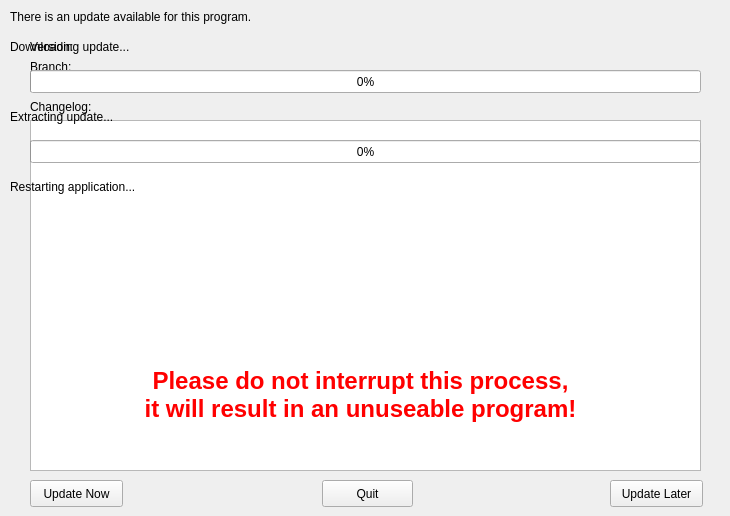
<?xml version="1.0" encoding="UTF-8"?>
<ui version="4.0">
 <class>update_notif</class>
 <widget class="QMainWindow" name="update_notif">
  <property name="geometry">
   <rect>
    <x>0</x>
    <y>0</y>
    <width>730</width>
    <height>516</height>
   </rect>
  </property>
  <property name="minimumSize">
   <size>
    <width>730</width>
    <height>516</height>
   </size>
  </property>
  <property name="maximumSize">
   <size>
    <width>730</width>
    <height>516</height>
   </size>
  </property>
  <property name="windowTitle">
   <string>Auto-Updater</string>
  </property>
  <widget class="QWidget" name="centralwidget">
   <widget class="QLabel" name="lbl_updnot">
    <property name="geometry">
     <rect>
      <x>10</x>
      <y>10</y>
      <width>401</width>
      <height>17</height>
     </rect>
    </property>
    <property name="text">
     <string>There is an update available for this program.</string>
    </property>
    <property name="alignment">
     <set>Qt::AlignLeading|Qt::AlignLeft|Qt::AlignTop</set>
    </property>
   </widget>
   <widget class="QLabel" name="lbl_vers">
    <property name="geometry">
     <rect>
      <x>30</x>
      <y>40</y>
      <width>61</width>
      <height>17</height>
     </rect>
    </property>
    <property name="text">
     <string>Version:</string>
    </property>
    <property name="alignment">
     <set>Qt::AlignLeading|Qt::AlignLeft|Qt::AlignTop</set>
    </property>
   </widget>
   <widget class="QLabel" name="lbl_branch">
    <property name="geometry">
     <rect>
      <x>30</x>
      <y>60</y>
      <width>62</width>
      <height>17</height>
     </rect>
    </property>
    <property name="text">
     <string>Branch:</string>
    </property>
    <property name="alignment">
     <set>Qt::AlignLeading|Qt::AlignLeft|Qt::AlignTop</set>
    </property>
   </widget>
   <widget class="QLabel" name="lbl_date">
    <property name="geometry">
     <rect>
      <x>30</x>
      <y>80</y>
      <width>62</width>
      <height>17</height>
     </rect>
    </property>
    <property name="text">
     <string>Date:</string>
    </property>
    <property name="alignment">
     <set>Qt::AlignLeading|Qt::AlignLeft|Qt::AlignTop</set>
    </property>
   </widget>
   <widget class="QLabel" name="lbl_change">
    <property name="geometry">
     <rect>
      <x>30</x>
      <y>100</y>
      <width>81</width>
      <height>17</height>
     </rect>
    </property>
    <property name="text">
     <string>Changelog:</string>
    </property>
    <property name="alignment">
     <set>Qt::AlignLeading|Qt::AlignLeft|Qt::AlignTop</set>
    </property>
   </widget>
   <widget class="QLabel" name="lbl_edt_vers">
    <property name="geometry">
     <rect>
      <x>430</x>
      <y>40</y>
      <width>271</width>
      <height>20</height>
     </rect>
    </property>
    <property name="text">
     <string/>
    </property>
    <property name="alignment">
     <set>Qt::AlignRight|Qt::AlignTop|Qt::AlignTrailing</set>
    </property>
   </widget>
   <widget class="QLabel" name="lbl_edt_branch">
    <property name="geometry">
     <rect>
      <x>430</x>
      <y>60</y>
      <width>271</width>
      <height>20</height>
     </rect>
    </property>
    <property name="text">
     <string/>
    </property>
    <property name="alignment">
     <set>Qt::AlignRight|Qt::AlignTop|Qt::AlignTrailing</set>
    </property>
   </widget>
   <widget class="QLabel" name="lbl_edt_date">
    <property name="geometry">
     <rect>
      <x>430</x>
      <y>80</y>
      <width>271</width>
      <height>20</height>
     </rect>
    </property>
    <property name="text">
     <string/>
    </property>
    <property name="alignment">
     <set>Qt::AlignRight|Qt::AlignTop|Qt::AlignTrailing</set>
    </property>
   </widget>
   <widget class="QTextEdit" name="txt_change">
    <property name="geometry">
     <rect>
      <x>30</x>
      <y>120</y>
      <width>671</width>
      <height>351</height>
     </rect>
    </property>
    <property name="undoRedoEnabled">
     <bool>false</bool>
    </property>
    <property name="html">
     <string>&lt;!DOCTYPE HTML PUBLIC &quot;-//W3C//DTD HTML 4.0//EN&quot; &quot;http://www.w3.org/TR/REC-html40/strict.dtd&quot;&gt;
&lt;html&gt;&lt;head&gt;&lt;meta name=&quot;qrichtext&quot; content=&quot;1&quot; /&gt;&lt;style type=&quot;text/css&quot;&gt;
p, li { white-space: pre-wrap; }
&lt;/style&gt;&lt;/head&gt;&lt;body style=&quot; font-family:'Sans'; font-size:10pt; font-weight:400; font-style:normal;&quot;&gt;
&lt;p style=&quot;-qt-paragraph-type:empty; margin-top:0px; margin-bottom:0px; margin-left:0px; margin-right:0px; -qt-block-indent:0; text-indent:0px;&quot;&gt;&lt;/p&gt;&lt;/body&gt;&lt;/html&gt;</string>
    </property>
    <property name="acceptRichText">
     <bool>false</bool>
    </property>
    <property name="textInteractionFlags">
     <set>Qt::NoTextInteraction</set>
    </property>
   </widget>
   <widget class="QPushButton" name="btn_now">
    <property name="geometry">
     <rect>
      <x>30</x>
      <y>480</y>
      <width>93</width>
      <height>27</height>
     </rect>
    </property>
    <property name="text">
     <string>Update Now</string>
    </property>
   </widget>
   <widget class="QPushButton" name="btn_quit">
    <property name="geometry">
     <rect>
      <x>322</x>
      <y>480</y>
      <width>91</width>
      <height>27</height>
     </rect>
    </property>
    <property name="text">
     <string>Quit</string>
    </property>
   </widget>
   <widget class="QPushButton" name="btn_later">
    <property name="geometry">
     <rect>
      <x>610</x>
      <y>480</y>
      <width>93</width>
      <height>27</height>
     </rect>
    </property>
    <property name="text">
     <string>Update Later</string>
    </property>
   </widget>
   <widget class="QLabel" name="lbl2_updating">
    <property name="geometry">
     <rect>
      <x>10</x>
      <y>40</y>
      <width>341</width>
      <height>17</height>
     </rect>
    </property>
    <property name="text">
     <string>Downloading update...</string>
    </property>
    <property name="alignment">
     <set>Qt::AlignLeading|Qt::AlignLeft|Qt::AlignTop</set>
    </property>
   </widget>
   <widget class="QProgressBar" name="bar2_downl">
    <property name="geometry">
     <rect>
      <x>30</x>
      <y>70</y>
      <width>671</width>
      <height>23</height>
     </rect>
    </property>
    <property name="value">
     <number>0</number>
    </property>
   </widget>
   <widget class="QLabel" name="lbl2_xtr">
    <property name="geometry">
     <rect>
      <x>10</x>
      <y>110</y>
      <width>341</width>
      <height>17</height>
     </rect>
    </property>
    <property name="text">
     <string>Extracting update...</string>
    </property>
    <property name="alignment">
     <set>Qt::AlignLeading|Qt::AlignLeft|Qt::AlignTop</set>
    </property>
   </widget>
   <widget class="QProgressBar" name="bar2_xtr">
    <property name="geometry">
     <rect>
      <x>30</x>
      <y>140</y>
      <width>671</width>
      <height>23</height>
     </rect>
    </property>
    <property name="value">
     <number>0</number>
    </property>
   </widget>
   <widget class="QLabel" name="lbl2_restart">
    <property name="geometry">
     <rect>
      <x>10</x>
      <y>180</y>
      <width>421</width>
      <height>17</height>
     </rect>
    </property>
    <property name="text">
     <string>Restarting application...</string>
    </property>
    <property name="alignment">
     <set>Qt::AlignLeading|Qt::AlignLeft|Qt::AlignTop</set>
    </property>
   </widget>
   <widget class="QLabel" name="lbl2_warn">
    <property name="geometry">
     <rect>
      <x>10</x>
      <y>330</y>
      <width>701</width>
      <height>131</height>
     </rect>
    </property>
    <property name="text">
     <string>&lt;!DOCTYPE HTML PUBLIC &quot;-//W3C//DTD HTML 4.0//EN&quot; &quot;http://www.w3.org/TR/REC-html40/strict.dtd&quot;&gt;
&lt;html&gt;&lt;head&gt;&lt;meta name=&quot;qrichtext&quot; content=&quot;1&quot; /&gt;&lt;style type=&quot;text/css&quot;&gt;
p, li { white-space: pre-wrap; }
&lt;/style&gt;&lt;/head&gt;&lt;body style=&quot; font-family:'Sans'; font-size:10pt; font-weight:400; font-style:normal;&quot;&gt;
&lt;p style=&quot; margin-top:0px; margin-bottom:0px; margin-left:0px; margin-right:0px; -qt-block-indent:0; text-indent:0px;&quot;&gt;&lt;span style=&quot; font-size:18pt; font-weight:600; color:#ff0000;&quot;&gt;Please do not interrupt this process,&lt;/span&gt;&lt;/p&gt;
&lt;p style=&quot; margin-top:0px; margin-bottom:0px; margin-left:0px; margin-right:0px; -qt-block-indent:0; text-indent:0px;&quot;&gt;&lt;span style=&quot; font-size:18pt; font-weight:600; color:#ff0000;&quot;&gt;it will result in an unuseable program!&lt;/span&gt;&lt;/p&gt;&lt;/body&gt;&lt;/html&gt;</string>
    </property>
    <property name="alignment">
     <set>Qt::AlignCenter</set>
    </property>
   </widget>
  </widget>
 </widget>
 <resources/>
 <connections/>
</ui>
